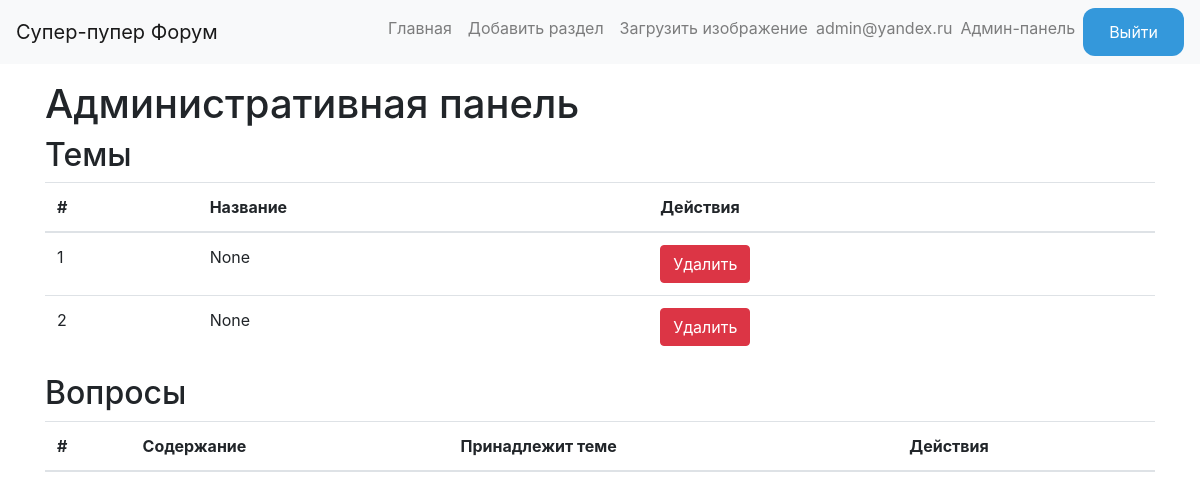
The app's page /admin_dashboard (signed in) with its own data.
### models.py (models this page shows, shortened)
class User(db.Model, UserMixin):
    id = Column(Integer, primary_key=True)
    email = db.Column(db.String(120), unique=True, nullable=False)
    password_hash = db.Column(db.String(128))
    topics = db.relationship('Topic', back_populates='user', lazy=True)
    is_admin = db.Column(db.Boolean, default=False)

class Topic(db.Model):
    id = Column(Integer, primary_key=True)
    title = db.Column(db.String(100), nullable=True)
    content = Column(Text, nullable=False)
    date_posted = Column(DateTime, nullable=False, default=datetime.utcnow)
    section_id = Column(Integer, ForeignKey('section.id'), nullable=False)
    user_id = db.Column(db.Integer, db.ForeignKey('user.id'))
    user = db.relationship('User', back_populates='topics')
    image_filename = db.Column(db.String(128))  # Путь к файлу изображения

### server.py (the view)
@app.route('/admin_dashboard')
@login_required
def admin_dashboard():
    if not current_user.is_admin:
        return redirect(url_for('index'))
    topics = Topic.query.all()
    messages = Message.query.all()
    return render_template('admin_dashboard.html', topics=topics, messages=messages)

### server.py (called while the page is built)
@login_manager.user_loader
def load_user(user_id):
    return User.query.get(int(user_id))

### templates/admin_dashboard.html (shortened to what this page needs)
{% extends "base.html" %}
{% block content %}
<h1>Административная панель</h1>
<section>
    <h2>Темы</h2>
    <table class="table">
        <thead>
        <tr>
            <th>#</th>
            <th>Название</th>
            <th>Действия</th>
        </tr>
        </thead>
        <tbody>
        {% for topic in topics %}
        <tr>
            <td>{{ loop.index }}</td>
            <td>{{ topic.title }}</td>
            <td>
                <form action="{{ url_for('delete_topic', topic_id=topic.id) }}" method="post">
                    <button type="submit" class="btn btn-danger">Удалить</button>
                </form>
            </td>
        </tr>
        {% endfor %}
        </tbody>
    </table>
</section>
<section>
    <h2>Вопросы</h2>
    <table class="table">
        <thead>
        <tr>
            <th>#</th>
            <th>Содержание</th>
            <th>Принадлежит теме</th>
            <th>Действия</th>
        </tr>
        </thead>
    </table>
</section>
{% endblock %}

### templates/base.html (shortened to what this page needs)
<!DOCTYPE html>
<html lang="ru">
<head>
    <link rel="stylesheet" href="https://stackpath.bootstrapcdn.com/bootstrap/4.5.2/css/bootstrap.min.css">
    <link rel="stylesheet" href="{{ url_for('static', filename='style.css') }}">
</head>
<body>
<nav class="navbar navbar-expand-lg navbar-light bg-light">
    <a class="navbar-brand" href="/">Супер-пупер Форум</a>
    <div class="collapse navbar-collapse" id="navbarNav">
        <ul class="navbar-nav ml-auto">
            <li class="nav-item">
                <a class="nav-link" href="/">Главная</a>
            </li>
            <li class="nav-item">
                <a class="nav-link" href="/create_section">Добавить раздел</a>
            </li>
            <li class="nav-item">
                <a class="nav-link" href="/upload">Загрузить изображение</a>
            </li>
            {% if current_user.is_authenticated %}
            <span class="navbar-text email-display">{{ current_user.email }}</span>
            {% if current_user.is_admin %}
            <li class="nav-item">
                <a class="nav-link" href="{{ url_for('admin_dashboard') }}">Админ-панель</a>
            </li>
            {% endif %}
            <li class="nav-item"><a href="{{ url_for('logout') }}" class="btn btn-custom">Выйти</a></li>
            {% else %}
            <li class="nav-item"><a href="{{ url_for('register_user') }}" class="btn btn-custom">Регистрация</a></li>
            <li class="nav-item"><a href="{{ url_for('login') }}" class="btn btn-custom">Войти</a></li>
            {% endif %}
        </ul>
    </div>
</nav>
<div class="container mt-3">
    {% block content %}{% endblock %}
</div>
</body>
</html>

### static/style.css (style rules this page uses)
.btn-custom { background-color: #3498db; color: white; padding: 10px 24px; border-radius: 12px; border: 2px solid transparent; transition: background-color 0.3s, color 0.3s; }

### records on screen
User: email "admin@yandex.ru"
Topic: title "None"
Topic: title "None"
